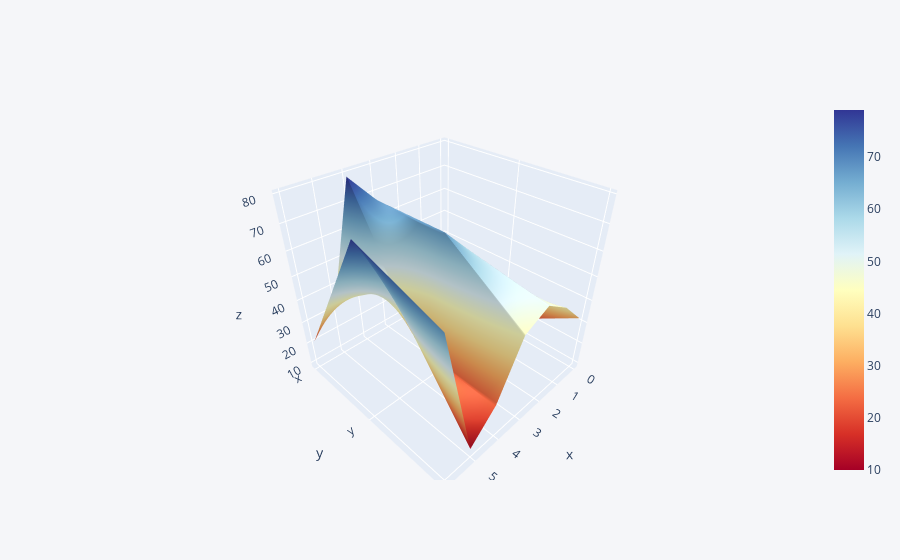

The notebook cell saved with this chart:
### Code cell
df3.iplot(kind = 'surface', colorscale = 'rdylbu')

### Figure 1 — Plotly figure (JSON) as saved in the notebook; plotly's stock layout.template omitted (floating-point values rounded to 4 significant figures)
{"data": [{"colorscale": [[0, "rgb(165,0,38)"], [0.1, "rgb(215,48,39)"], [0.2, "rgb(244,109,67)"], [0.3, "rgb(253,174,97)"], [0.4, "rgb(254,224,144)"], [0.5, "rgb(255,255,191)"], [0.6, "rgb(224,243,248)"], [0.7, "rgb(171,217,233)"], [0.8, "rgb(116,173,209)"], [0.9, "rgb(69,117,180)"], [1, "rgb(49,54,149)"]], "type": "surface", "x": [0, 1, 2, 3, 4, 5, 6], "y": ["x", "y", "z"], "z": [[10, 23, 45, 67, 79, 34, 21], [12, 34, 56, 67, 23, 56, 78], [32, 43, 50, 45, 23, 12, 67]]}], "layout": {"legend": {"bgcolor": "#F5F6F9", "font": {"color": "#4D5663"}}, "paper_bgcolor": "#F5F6F9", "plot_bgcolor": "#F5F6F9", "title": {"font": {"color": "#4D5663"}}, "xaxis": {"gridcolor": "#E1E5ED", "showgrid": true, "tickfont": {"color": "#4D5663"}, "title": {"font": {"color": "#4D5663"}, "text": ""}, "zerolinecolor": "#E1E5ED"}, "yaxis": {"gridcolor": "#E1E5ED", "showgrid": true, "tickfont": {"color": "#4D5663"}, "title": {"font": {"color": "#4D5663"}, "text": ""}, "zerolinecolor": "#E1E5ED"}}}
